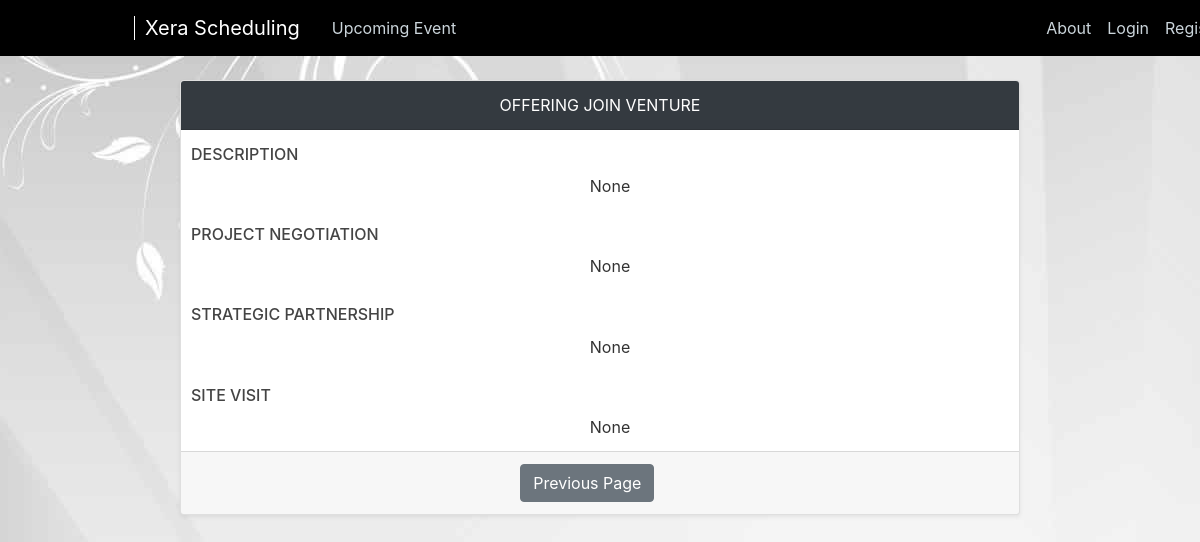
The app's page /ezz/purposedetail/2, older data.
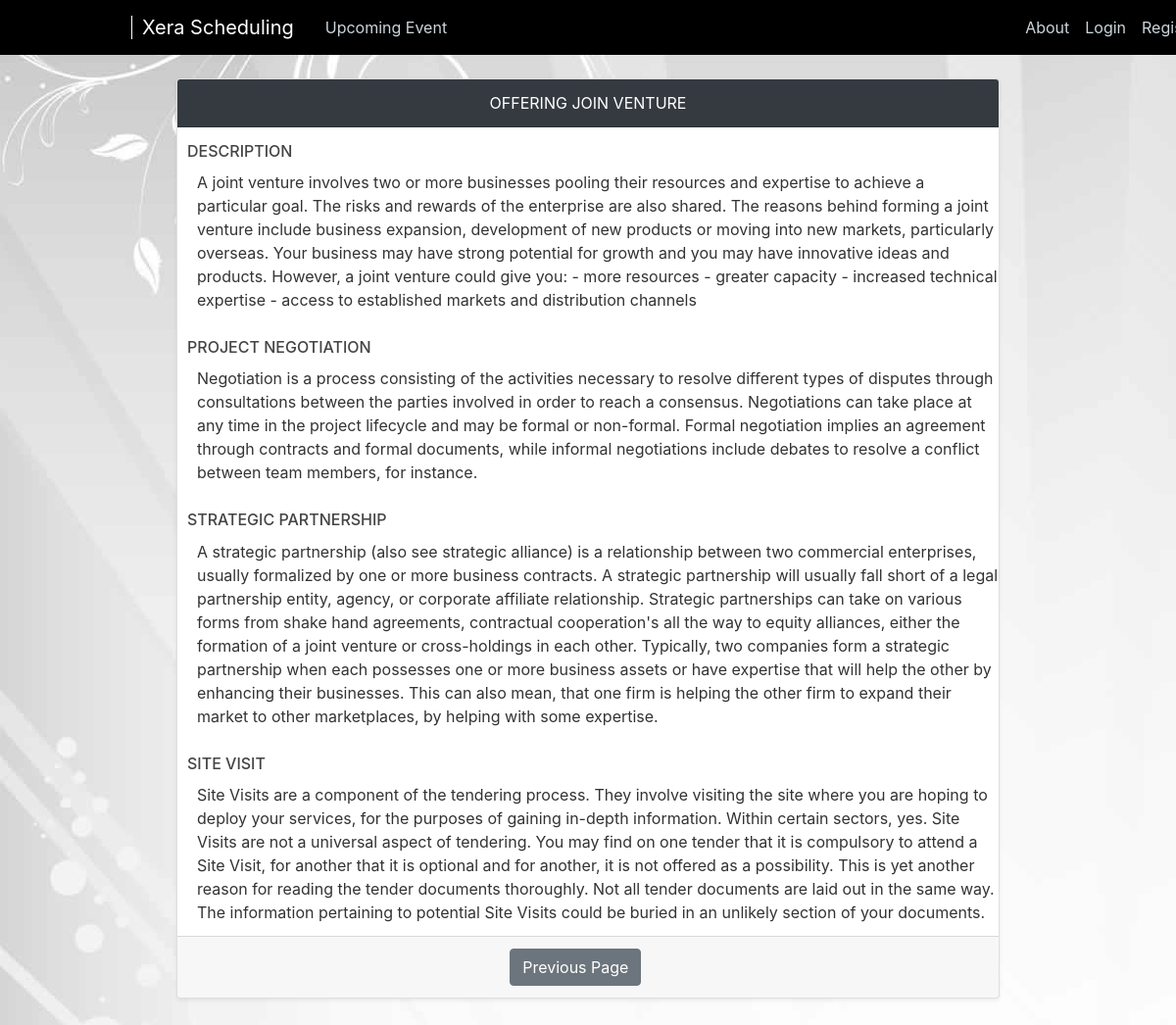
The same page, newer data.
### premiers/models.py (models this page shows, shortened)
class MainPurpose(models.Model):
    main_item = models.CharField(max_length=200, null=True)
    main_weight = models.FloatField(null=True)
    image = models.ImageField(default='default.jpg', upload_to='MainPurpose_pics')
    description = models.TextField(max_length=1000, blank=True, null=True)
    def __str__(self):
        return self.main_item

class SubPurpose(models.Model):
    main_purpose = models.ForeignKey(MainPurpose, on_delete=models.CASCADE)
    sub_item = models.CharField(max_length=200, null=True)
    sub_weight = models.FloatField(null=True)
    image = models.ImageField(default='default.jpg', upload_to='SubPurpose_pics')
    description = models.TextField(max_length=1000, blank=True, null=True)

### premiers/views.py (the view)
# urls.py: path('purposedetail/<int:pro_id>', views.purposedetail.as_view(), name='ezz-purposedetail'),
class purposedetail(TemplateView):
    template_name = "meetings/purposedetail.html"
    def get_context_data(self, **kwargs):
        context = super().get_context_data(**kwargs)
        main_id = self.kwargs['pro_id']
        detail = MainPurpose.objects.get(id=main_id)
        sub_detail = SubPurpose.objects.filter(main_purpose_id=main_id)
        print("------------------->", detail)
        print("------------------>", detail.description)
        context = {
            'main_detail': detail,
            'sub_detail': sub_detail,
        }
        return context

### premiers/templates/meetings/purposedetail.html
{% extends "premiers/base.html" %}
{% block content %}
<div class="card card-block d-flex shadow-sm"
     style="width:70%;  margin: 0 auto; float: none; margin-bottom: 50px; margin-top: 30px">
    <div class="card-header align-items-center d-flex justify-content-center bg-dark text-white">
        <input type="hidden">{{main_detail}}</input>
    </div>
    <h5 style="font-size: 16px; margin:10px; margin-top: 15px">DESCRIPTION</h5>
    <p class="card-title align-items-center d-flex justify-content-center"
       style="margin-left:20px;">{{main_detail.description}}</p>
    {% for sub in sub_detail %}
    <h5 style="font-size: 16px; margin:10px; margin-top: 15px">{{sub.sub_item}}</h5>
    <p class="card-title align-items-center d-flex justify-content-center"
       style="margin-left:20px;">{{sub.description}}</p>
    {% endfor %}
    <div class="card-footer text-center align-items-center">
        <nav aria-label="..." style="margin-left: 40%">
            <ul class="pagination">
                <li class="page-item">
                    <a class="btn btn-secondary" href="{% url 'ezz-purpose' %}">Previous Page</a>
                </li>
            </ul>
        </nav>
    </div>
</div>
{% endblock content %}

Row changes from the older to the newer data that the page shows:
changed MainPurpose "OFFERING JOIN VENTURE": description "None" → "A joint venture involves two or more businesses pooling their resources and expertise to achieve a particular goal. The risks and rewards of the enterprise are also shared. The reasons behind forming a joint venture include business expansion, development of new products or moving into new markets, particularly overseas. Your business may have strong potential for growth and you may have innovative ideas and products. However, a joint venture could give you: - more resources - greater capacity - increased technical expertise - access to established markets and distribution channels"
changed SubPurpose "PROJECT NEGOTIATION": description "None" → "Negotiation is a process consisting of the activities necessary to resolve different types of disputes through consultations between the parties involved in order to reach a consensus. Negotiations can take place at any time in the project lifecycle and may be formal or non-formal. Formal negotiation implies an agreement through contracts and formal documents, while informal negotiations include debates to resolve a conflict between team members, for instance."
changed SubPurpose "STRATEGIC PARTNERSHIP": description "None" → "A strategic partnership (also see strategic alliance) is a relationship between two commercial enterprises, usually formalized by one or more business contracts. A strategic partnership will usually fall short of a legal partnership entity, agency, or corporate affiliate relationship. Strategic partnerships can take on various forms from shake hand agreements, contractual cooperation's all the way to equity alliances, either the formation of a joint venture or cross-holdings in each other. Typically, two companies form a strategic partnership when each possesses one or more business assets or have expertise that will help the other by enhancing their businesses. This can also mean, that one…"
changed SubPurpose "SITE VISIT": description "None" → "Site Visits are a component of the tendering process. They involve visiting the site where you are hoping to deploy your services, for the purposes of gaining in-depth information. Within certain sectors, yes. Site Visits are not a universal aspect of tendering. You may find on one tender that it is compulsory to attend a Site Visit, for another that it is optional and for another, it is not offered as a possibility. This is yet another reason for reading the tender documents thoroughly. Not all tender documents are laid out in the same way. The information pertaining to potential Site Visits could be buried in an unlikely section of your documents."
